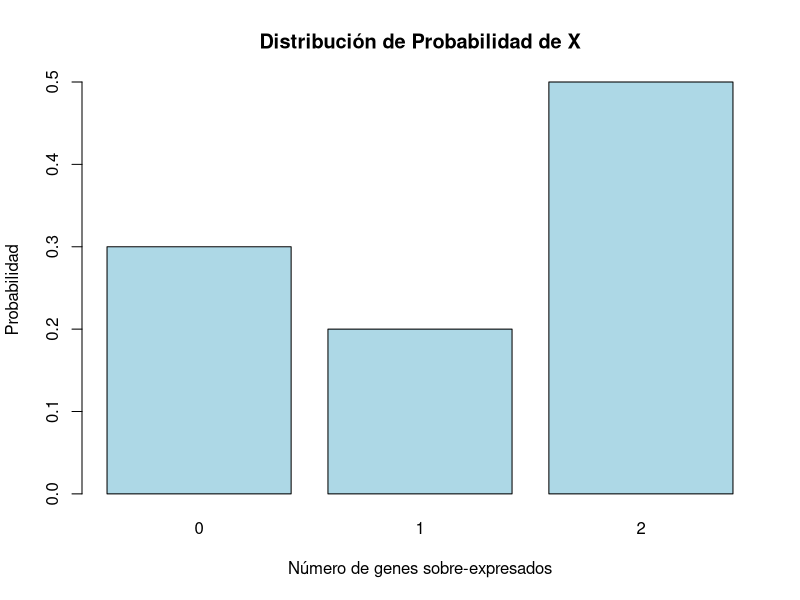
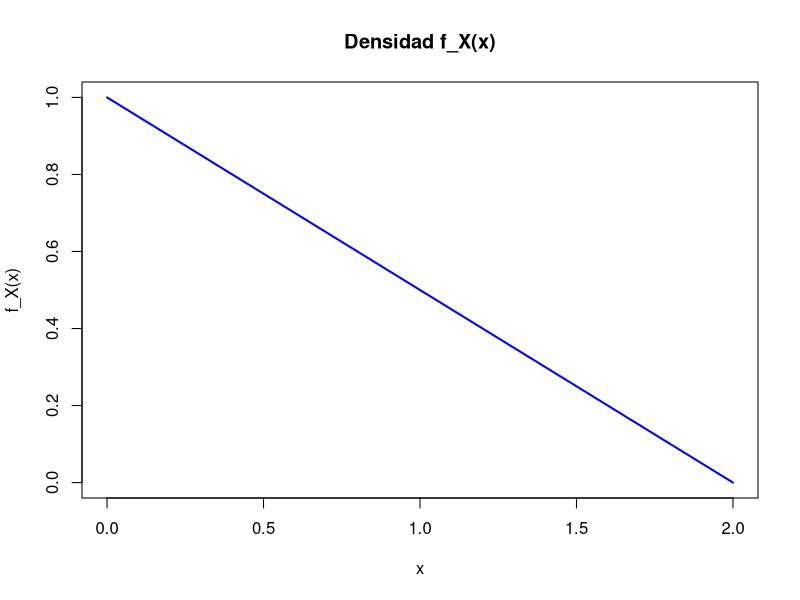
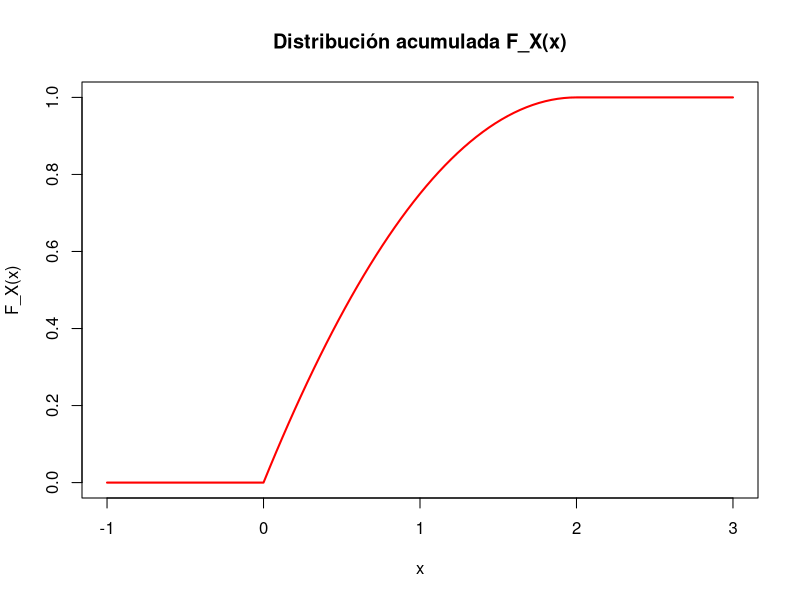

R code for these plots, in order:
## ---- chunk 1
# Valores de X y sus probabilidades
X_values <- c(0, 1, 2)
probabilities <- c(0.30, 0.20, 0.50)

# Crear el gráfico
barplot(probabilities, names.arg = X_values, col = "lightblue",
        main = "Distribución de Probabilidad de X",
        xlab = "Número de genes sobre-expresados", ylab = "Probabilidad")
## ---- chunk 2
# Calcular esperanza y varianza
esperanza <- sum(X_values * probabilities)
esperanza_cuadrado <- sum(X_values^2 * probabilities)

varianza <- esperanza_cuadrado - esperanza^2

esperanza
varianza
## ---- chunk 3
# Valores de la suma
suma <- sum(1 / (2 + 0:5))

# Calcular el valor de K
K <- 1 / suma
K
## ---- chunk 4
# Calcular la esperanza
esperanza <- sum((0:5) * K / (2 + 0:5))

# Calcular la esperanza al cuadrado
esperanza_cuadrado <- sum((0:5)^2 * K / (2 + 0:5))

# Calcular la varianza
varianza <- esperanza_cuadrado - esperanza^2

esperanza
varianza
## ---- chunk 5
# Probabilidad de X = 3
P_X_3 <- K / (2 + 3)
P_X_3
## ---- chunk 6
# Probabilidad de X >= 1
P_X_1 <- 1 - K / (2 + 0)
P_X_1
## ---- chunk 7
# Probabilidad de X <= 2
P_X_2 <- sum(K / (2 + 0:2))
P_X_2
## ---- chunk 8
# R code to plot the density function
f_x <- function(x) -0.5 * x + 1
curve(f_x, from = 0, to = 2, col = "blue", lwd = 2, ylab = "f_X(x)", xlab = "x",
      main = "Densidad f_X(x)")
## ---- chunk 9
# R code to plot the CDF function
F_x <- function(x) ifelse(x < 0, 0, ifelse(x > 2, 1, -0.25 * x^2 + x))
curve(F_x, from = -1, to = 3, col = "red", lwd = 2, ylab = "F_X(x)", xlab = "x",
      main = "Distribución acumulada F_X(x)")
## ---- chunk 10
# Parámetros del problema
n <- 10
p <- 0.8

# Probabilidades P(X = 8), P(X = 9) y P(X = 10)
prob_8 <- dbinom(8, size = n, prob = p)
prob_9 <- dbinom(9, size = n, prob = p)
prob_10 <- dbinom(10, size = n, prob = p)

# Probabilidad total P(X >= 8)
prob_total <- prob_8 + prob_9 + prob_10
prob_total
## ---- chunk 11
1-pbinom (7, size = n, prob = p)
## ---- chunk 12
lambda <- 12
k <- 10
prob_10_muertes <- dpois(k, lambda)
prob_10_muertes
## ---- chunk 13
k_15 <- 14
prob_15_o_mas <- 1 - ppois(k_15, lambda)
prob_15_o_mas
## ---- chunk 14
prob_10_o_menos <- ppois(k, lambda)
prob_10_o_menos
## ---- chunk 15
prob_10_muertes
## ---- chunk 16
prob_15_o_mas
## ---- chunk 17
prob_10_o_menos
## ---- chunk 18
n <- 150
p <- 0.1
k <- 10
prob_binom_10 <- dbinom(k, n, p)
prob_binom_10
## ---- chunk 19
lambda <- 15
prob_pois_10 <- dpois(k, lambda)
prob_pois_10
## ---- chunk 20
  prob_binom_10
## ---- chunk 21
  prob_pois_10
## ---- chunk 22
# Calculamos la probabilidad con la función pnorm
p1 <- pnorm(1.75)
p1
## ---- chunk 23
# Calculamos ambas probabilidades
p2_120 <- pnorm(1.75)
p2_90 <- pnorm(-2.00)
p2 <- p2_120 - p2_90
p2
## ---- chunk 24
# Calculamos el valor z correspondiente al percentil 25
z_p25 <- qnorm(0.25)
# Calculamos el p25 en la escala original
p25 <- 106 + z_p25 * 8
p25
